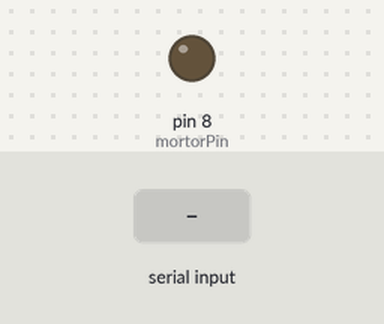
A sketch run on a simulated Arduino Uno, built with avr-gcc and run on an emulated ATmega328P. On the bench: output pins drawn as LEDs (lit = HIGH). The test bench sets the inputs (shaded band).

Above: at 1.2 s.
1.3 s: byte 1 (1) received over Serial
At 1.7 s:
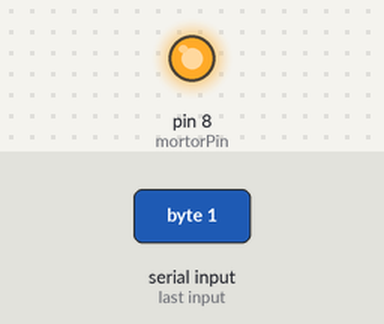
Timing chart, 0 to 4.3 s (numbered marks = the images above; inputs shaded):
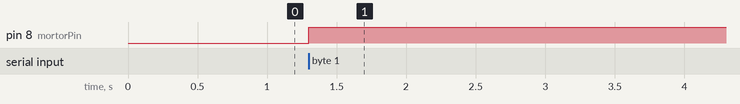

The sketch:

mortor.ino
```cpp
int mortorPin = 8;

void setup() {
  // put your setup code here, to run once:
  pinMode(mortorPin, OUTPUT);
  digitalWrite(mortorPin, LOW);

  Serial.begin(9600);
}

void loop() {
  // put your main code here, to run repeatedly:
  vibration();
}

void vibration() {
  if (Serial.available() > 0) {

    int i = Serial.read();

    if (i == 1) {
      digitalWrite(mortorPin, HIGH);
    } else if(i == 2) {
      digitalWrite(mortorPin, LOW);
    }
  }
}
```

Measured:
- after the input at 1.3 s, pin 8 (mortorPin): LOW → HIGH at once
